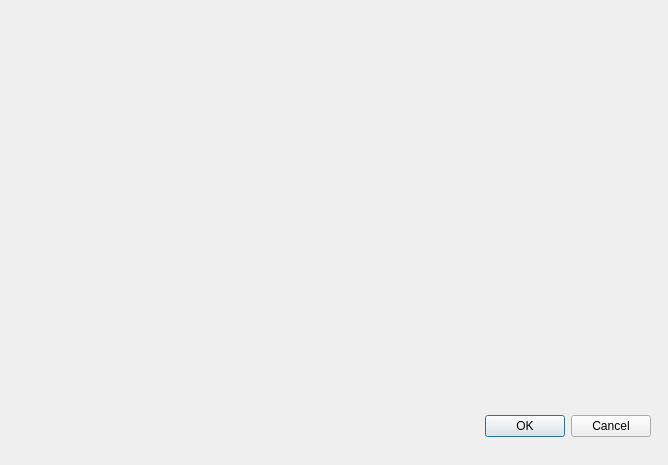
<?xml version="1.0" encoding="UTF-8"?>
<ui version="4.0">
 <class>PreferencesWidget</class>
 <widget class="QDialog" name="PreferencesWidget">
  <property name="geometry">
   <rect>
    <x>0</x>
    <y>0</y>
    <width>668</width>
    <height>465</height>
   </rect>
  </property>
  <property name="windowTitle">
   <string>Dialog</string>
  </property>
  <widget class="QDialogButtonBox" name="buttonBox">
   <property name="geometry">
    <rect>
     <x>310</x>
     <y>410</y>
     <width>341</width>
     <height>32</height>
    </rect>
   </property>
   <property name="orientation">
    <enum>Qt::Horizontal</enum>
   </property>
   <property name="standardButtons">
    <set>QDialogButtonBox::Cancel|QDialogButtonBox::Ok</set>
   </property>
  </widget>
 </widget>
 <resources/>
 <connections>
  <connection>
   <sender>buttonBox</sender>
   <signal>accepted()</signal>
   <receiver>PreferencesWidget</receiver>
   <slot>accept()</slot>
   <hints>
    <hint type="sourcelabel">
     <x>248</x>
     <y>254</y>
    </hint>
    <hint type="destinationlabel">
     <x>157</x>
     <y>274</y>
    </hint>
   </hints>
  </connection>
  <connection>
   <sender>buttonBox</sender>
   <signal>rejected()</signal>
   <receiver>PreferencesWidget</receiver>
   <slot>reject()</slot>
   <hints>
    <hint type="sourcelabel">
     <x>316</x>
     <y>260</y>
    </hint>
    <hint type="destinationlabel">
     <x>286</x>
     <y>274</y>
    </hint>
   </hints>
  </connection>
 </connections>
</ui>
